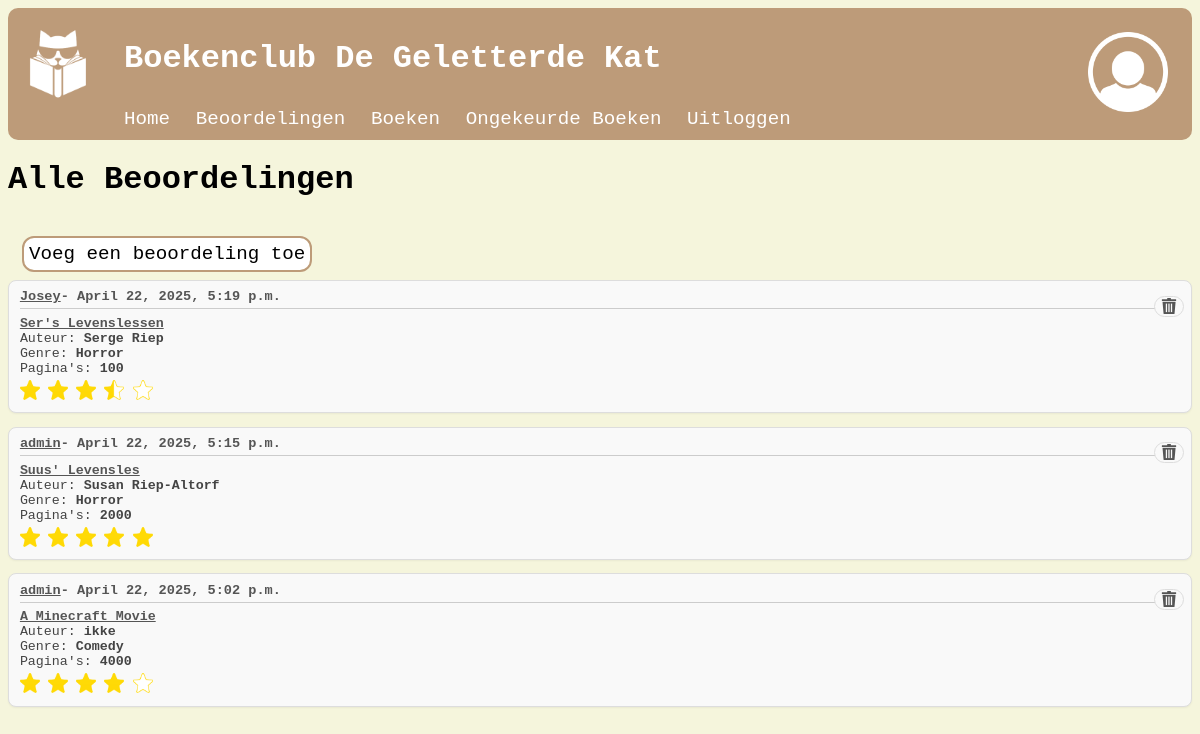
/ratings/ (signed in), run on the app's committed database.
### base/models.py (models this page shows, shortened)
class Read(models.Model):
    book = models.ForeignKey(Book, on_delete=models.CASCADE, null=False)
    user = models.ForeignKey(User, on_delete=models.CASCADE, null=False)
    date = models.DateTimeField(null=True, blank=True)
    score = models.IntegerField(
            blank=False,
            validators=[
                MinValueValidator(0, message="Waarde moet grooter of gelijk zijn aan 0"),
                MaxValueValidator(10, message="Waarde moet kleiner dan of gelijk zijn aan 10")
            ])

class Book(models.Model):
    title = models.TextField()
    author = models.TextField()
    genre = models.TextField()
    number_of_pages = models.IntegerField(
        blank=False,
        validators=[
            MinValueValidator(1, message="Waarde moet groter dan of gelijk zijn aan 1!"),
            MaxValueValidator(4032, message="Er bestaat geen boek met meer dan 4032 pagina's!")]
    )
    approved = models.BooleanField(default=False)
    approved_by = models.ForeignKey(User, on_delete=models.CASCADE,
                                    related_name='approved_by', null=True, blank=True)

### base/views.py (the view)
# urls.py: path("ratings/", views.ratings, name="ratings"),
@login_required
def ratings(request):
    all_ratings = Read.objects.select_related("book", "user").order_by("-date")
    for read in all_ratings:
        stars = []
        score = read.score / 2
        for i in range(1, 6):
            if score >= i:
                stars.append("full")
            elif score >= i - 0.5:
                stars.append("half")
            else:
                stars.append("empty")
        read.star_images = stars
    context = {
        "ratings": all_ratings,
        "total": all_ratings.count(),
    }
    return render(request, "base/ratings.html", context)

### base/templates/base/ratings.html (shortened to what this page needs)
{% extends "base/base.html" %}
{% load static %}
{% block content %}
<h1>Alle Beoordelingen</h1> <br>
<a class="link2" href="{% url 'readform' %}">Voeg een beoordeling toe</a>
{% for rating in ratings %}
    <div class="rating-comment">
        <div class="rating-meta">
            <a class="link3" href="{% url 'profile' rating.user.username %}">{{rating.user.username}}</a> - {{ rating.date }}
            {% if user.is_staff %}
                <form action="{% url 'delete_rating' rating.id %}" method="POST">
                    <button type="submit" class="delete-button">
                        <img src="{% static "base/img/trashcan.png" %}" alt="Verwijder">
                    </button>
                </form>
            {% endif %}
        </div>
        <div class="rating-book">
            <a class="link3" href="{% url 'book' rating.book.title %}">{{rating.book.title}}</a>
            Auteur: <strong>{{ rating.book.author }}</strong><br>
            Genre: <strong>{{ rating.book.genre }}</strong><br>
            Pagina's: <strong>{{ rating.book.number_of_pages }}</strong>
        </div>
        <div class="rating-stars">
            {% for star in rating.star_images %}
                <img src="{% static 'base/img/star-'|add:star|add:'.png' %}" alt="{{ star }} star" class="star">
            {% endfor %}
        </div>
    </div>
{% empty %}
    <p><strong>Er zijn op dit moment geen beoordelingen.</strong></p>
{% endfor %}
{% endblock content %}

### base/static/base/css/styles.css (style rules this page uses)
body { font-family: "Lucida Console", "Courier New", monospace; background-color: beige; color: #ffffff; }
img { height: 5rem; }
h1 { font-family: "Lucida Console", "Courier New", monospace; }
.link2 { font-family: "Lucida Console", "Courier New", monospace; display: inline-block; color: black; text-decoration: none; font-size: larger; margin-left: 1rem; margin-bottom: 10px; background-color: #fff; outline: 2px solid #bd9b79; padding: 5px; border-radius: 10px; transform: scale(1.0); transition: transform ease-in 0.2s; }
.link3 { display: flex; font-size: 1em; font-weight: bold; color: #555; text-decoration: underline; }
.rating-comment { background-color: #f9f9f9; border: 1px solid #ddd; padding: 0.6em 0.8em; border-radius: 8px; margin-bottom: 1em; box-shadow: 0 1px 2px rgba(0, 0, 0, 0.05); font-size: 0.85em; }
.rating-meta { display: flex; font-size: 1em; font-weight: bold; color: #555; margin-bottom: 0.5em; padding-bottom: 0.3em; border-bottom: 1px solid #ccc; align-items: center; }
.rating-meta button { position: absolute; right: 1rem; margin-top: -1px; background-color: #f9f9f9; border: 1px solid #ddd; border-radius: 1rem; height: 21px; width: auto; transform: scale(1.0); transition: transform ease-in 0.2s; font-family: Arial, Helvetica, sans-serif; font-size: 1.2em; font-weight: bold; }
.rating-meta button img { position: relative; top: 0; height: 16px; width: auto; }
.star { width: 20px; height: 20px; }
.rating-book { font-size: 0.98em; color: #444; margin-bottom: 0.3em; }
form { display: flex; align-items: center; flex-direction: column; text-align: left; }

### data on the page
Read: user.username "Josey", date "April 22, 2025, 5:19 p.m.", book "Ser's Levenslessen", book.author "Serge Riep", book.genre "Horror", book.number_of_pages "100"
Read: user.username "admin", date "April 22, 2025, 5:15 p.m.", book "Suus' Levensles", book.author "Susan Riep-Altorf", book.genre "Horror", book.number_of_pages "2000"
Read: user.username "admin", date "April 22, 2025, 5:02 p.m.", book "A Minecraft Movie", book.author "ikke", book.genre "Comedy", book.number_of_pages "4000"
